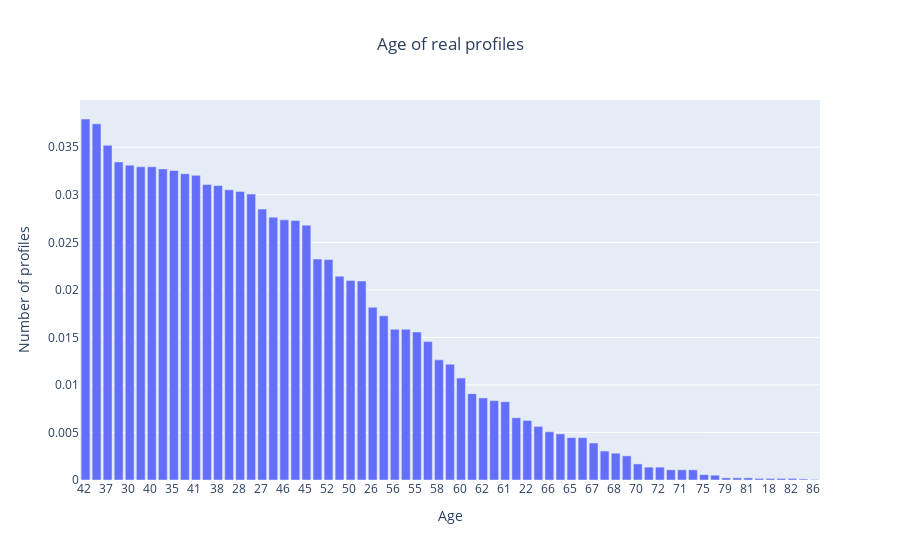

Here is the notebook cell this chart was saved with:
### Markdown cell above
## 4.1 Age distribution of real profiles

### Code cell
import matplotlib.pyplot as plt
import plotly.express as px

counts = realdf["Age"].value_counts(normalize = True)

fig = px.bar(counts, title="Age of real profiles")
fig.update_layout(
    xaxis_title = "Age",
    yaxis_title = "Number of profiles",
    title_x = 0.5,
    showlegend = False
)

fig.show()

### Figure 1 — Plotly figure (JSON) as saved in the notebook; plotly's stock layout.template omitted (floating-point values rounded to 4 significant figures)
{"data": [{"alignmentgroup": "True", "hovertemplate": "variable=Age<br>index=%{x}<br>value=%{y}<extra></extra>", "legendgroup": "Age", "marker": {"color": "#636efa", "pattern": {"shape": ""}}, "name": "Age", "offsetgroup": "Age", "orientation": "v", "showlegend": true, "textposition": "auto", "type": "bar", "x": ["42 ", "32 ", "37 ", "36 ", "30 ", "33 ", "40 ", "34 ", "35 ", "31 ", "41 ", "29 ", "38 ", "39 ", "28 ", "43 ", "27 ", "44 ", "46 ", "47 ", "45 ", "48 ", "52 ", "51 ", "50 ", "49 ", "26 ", "53 ", "56 ", "54 ", "55 ", "57 ", "58 ", "25 ", "60 ", "59 ", "62 ", "24 ", "61 ", "23 ", "22 ", "63 ", "66 ", "64 ", "65 ", "21 ", "67 ", "20 ", "68 ", "69 ", "70 ", "19 ", "72 ", "74 ", "71 ", "73 ", "75 ", "77 ", "79 ", "78 ", "81 ", "80 ", "18 ", "76 ", "82 ", "85 ", "86 "], "xaxis": "x", "y": [0.03797, 0.03746, 0.03521, 0.03346, 0.03312, 0.03295, 0.03295, 0.03272, 0.03255, 0.03222, 0.03205, 0.03109, 0.03097, 0.03052, 0.03035, 0.03007, 0.02849, 0.02765, 0.02736, 0.02731, 0.0268, 0.02325, 0.02319, 0.02144, 0.02099, 0.02093, 0.01817, 0.01726, 0.01585, 0.01585, 0.01557, 0.01456, 0.01264, 0.01219, 0.01072, 0.009084, 0.008632, 0.00835, 0.008237, 0.006545, 0.006263, 0.005642, 0.005078, 0.004852, 0.004457, 0.004457, 0.003893, 0.003047, 0.002821, 0.002539, 0.001693, 0.001354, 0.001354, 0.001072, 0.001072, 0.001072, 0.0005642, 0.0005078, 0.0002257, 0.0002257, 0.0002257, 0.0001693, 0.0001693, 0.0001693, 0.0001693, 0.0001128, 5.642e-05], "yaxis": "y"}], "layout": {"barmode": "relative", "legend": {"title": {"text": "variable"}, "tracegroupgap": 0}, "showlegend": false, "title": {"text": "Age of real profiles", "x": 0.5}, "xaxis": {"anchor": "y", "domain": [0, 1], "title": {"text": "Age"}}, "yaxis": {"anchor": "x", "domain": [0, 1], "title": {"text": "Number of profiles"}}}}
